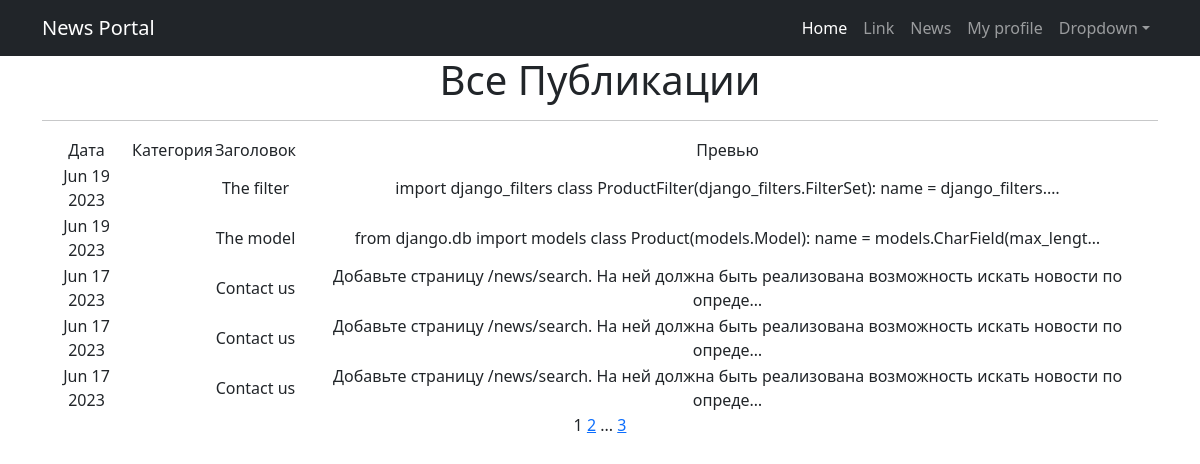
The page /News/ on the database as committed earlier.
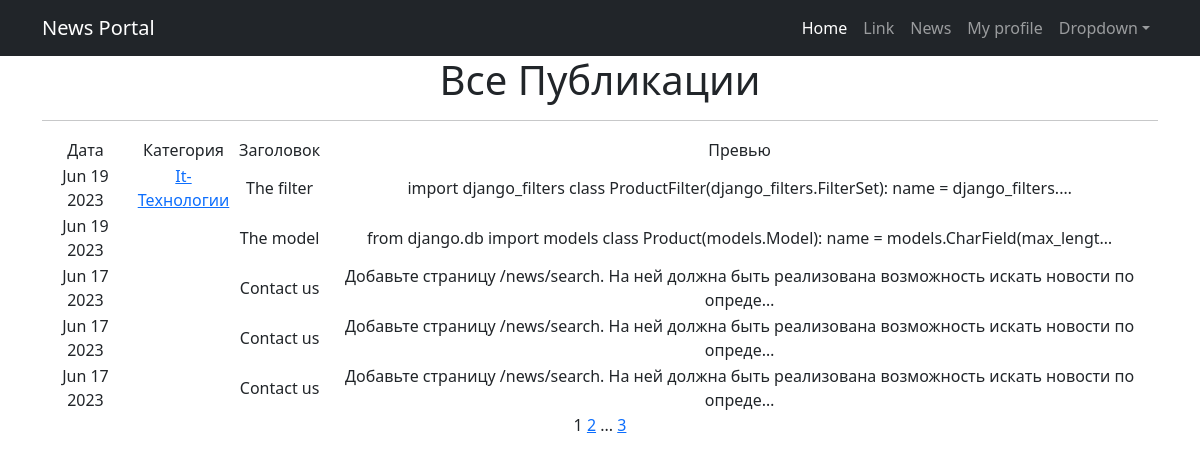
The same page on the database as committed later.
### NewsPortal/models.py (models this page shows, shortened)
class Post(models.Model):
    POSITIONS = [
        ('New', 'Новость'),
        ('Art', 'Статья')
    ]
    author = models.ForeignKey(Author, on_delete=models.CASCADE)  # id создателя статьи/новости
    choi_public = models.CharField(max_length=3,
                                   choices=POSITIONS,
                                   default='Art')
    time_create = models.DateTimeField(auto_now_add=True)  # дата и время создания статьи/новости
    cat = models.ManyToManyField(Category, through=PostCategory)  # cat имеет связь с Category через PostCategory
    title = models.CharField(max_length=255)  # заголовок статьи/новости
    content = models.TextField(blank=True)  # содержание статьи/новости
    _rating = models.IntegerField(default=0, db_column='rating')  # рейтинг статьи/новости

class Category(models.Model):
    name = models.CharField(max_length=64, unique=True)  # название категории
    subscribers = models.ManyToManyField(User, related_name="categories") # поле subscribers имеет связь ManyToMany
    def __str__(self):
        return self.name.title()

### NewsPortal/views.py (the view)
# urls.py: path('', NewsList.as_view(), name='news_list'),
class NewsList(ListView):
    model = Post
    ordering = '-time_create'
    template_name = 'News.html'
    context_object_name = 'Post'
    paginate_by = 5

### NewsPortal/templatetags/custom_filters.py (called while the page is built)
@register.filter()
def censor(value):
   n = 0
   try:
      inSwordList = value.split()
      for sword_ in inSwordList:
         if sword_.lower() in RestrSwords:
            inSwordList[n] = sword_.replace(sword_[1:], '*' * len(sword_[1:]))
         n += 1
   except Exception as e:
      return f'Объект не является строкой!:\n{e}'
   return ' '.join(inSwordList)

### NewsPortal/templatetags/custom_tags.py (called while the page is built)
@register.simple_tag(takes_context=True)
def url_replace(context, **kwargs):
   d = context['request'].GET.copy()
   for k, v in kwargs.items():
       d[k] = v
   return d.urlencode()

### templates/News.html (shortened to what this page needs)
{% extends 'flatpages/default.html' %}
{% load custom_filters %}
{% load custom_tags %}
{% block content %}
    <h1>Все Публикации</h1>
    <hr>
    {% if Post %}
        <table>
            <tr>
                <td>Дата</td>
                <td>Категория</td>
                <td>Заголовок</td>
                <td>Превью</td>
            </tr>
            {% for post in Post %}
            <tr>
                <td>{{ post.time_create|date:'M d Y' }}</td>
                <td>{% for category in post.cat.all %}
                        <a href="{% url 'category_list' category.id %}">{{ category }}</a>
                    {% endfor %}</td>
                <td>{{ post.title|censor }}</td>
                <td>{{ post.content|truncatechars:100|censor }}</td>
            </tr>
           {% endfor %}
        </table>
    {% else %}
        <h2>Новостей нет!</h2>
    {% endif %}
   {{ page_obj.number }}
   {% if page_obj.has_next %}
       <a href="?{% url_replace page=page_obj.next_page_number %}">{{ page_obj.next_page_number }}</a>
       {% if paginator.num_pages != page_obj.next_page_number %}
           ...
           <a href="?{% url_replace page=page_obj.paginator.num_pages %}">{{ page_obj.paginator.num_pages }}</a>
       {% endif %}
   {% endif %}
{% endblock content %}

### templates/flatpages/default.html (shortened to what this page needs)
<!DOCTYPE html>
<html lang="en">
    <head>
        {% load static %}
        <link href="{% static 'css/styles.css' %}" rel="stylesheet" />
    </head>
    <body>
        <nav class="navbar navbar-expand-lg navbar-dark bg-dark">
            <div class="container">
                <a class="navbar-brand" href="#">News Portal</a>
                <div class="collapse navbar-collapse" id="navbarSupportedContent">
                    <ul class="navbar-nav ms-auto mb-2 mb-lg-0">
                        <li class="nav-item"><a class="nav-link active" aria-current="page" href="#">Home</a></li>
                        <li class="nav-item"><a class="nav-link" href="#">Link</a></li>
                        <li class="nav-item"><a class="nav-link" href="{% url 'news_list' %}">News</a></li>
                        <li class="nav-item"><a class="nav-link" href="{% url 'profile_update' %}">My profile</a></li>
                        <li class="nav-item dropdown">
                            <a class="nav-link dropdown-toggle" id="navbarDropdown" href="#" role="button" data-bs-toggle="dropdown" aria-expanded="false">Dropdown</a>
                        </li>
                    </ul>
                </div>
            </div>
        </nav>
        <div class="container">
            <div class="row">
                <div class="col-lg-12 text-center">
                    {% block content %}{% endblock content %}
                </div>
            </div>
        </div>
    </body>
</html>

Rows that differ between the two databases and show on the page:
changed Post "The filter": gains Category (name "It-Технологии")
